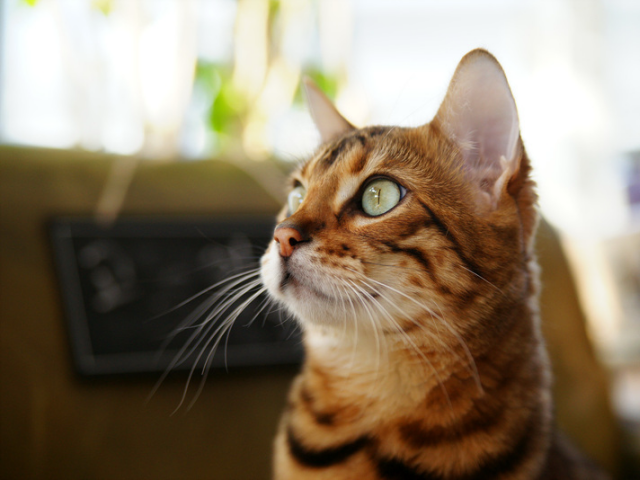
#> input picture pythonProject1/image_study/2022-06-23/cat.bmp, 640 x 480 px
$ jupyter execute '이미지_전처리_2022-06-23.ipynb'
#> lines starting #> are read from the running program, lines starting #| are printed output that depends on the picture
# 이미지 전처리 2022-06-23

[cell 1]
import sys

import cv2
import matplotlib.pyplot as plt
print(cv2.__version__)

## 이미지 불러올때 색상채널설정

[cell 2]
path = './cat.bmp'
img = cv2.imread(path)
#> img is the input picture: shape (480, 640, 3); mean B, G, R 104.5, 125.6, 140.8
img = cv2.cvtColor(img,cv2.COLOR_BGR2RGB)
plt.imshow(cv2.cvtColor(img,cv2.COLOR_BGR2RGB))
# cv2.imread(path,cv2.IMREAD_COLOR).shape
# cv2.imread(path,cv2.IMREAD_GRAYSCALE).shape
# cv2.imread(path,cv2.IMREAD_ANYCOLOR).shape
# cv2.imread(path,cv2.IMREAD_UNCHANGED).shape
# cv2.imread(path,cv2.IMREAD_LOAD_GDAL).shape

[cell 3]
plt.imshow(cv2.imread(path,cv2.IMREAD_REDUCED_COLOR_4))
#> figure, not shown here; B, G, R data is drawn as R, G, B

[cell 4]
plt.imshow(cv2.imread(path,cv2.IMREAD_REDUCED_GRAYSCALE_8))

[cell 5]
img = cv2.imread(path,cv2.IMREAD_COLOR)
print(img.shape)
#| (480, 640, 3)
print()
print(img.dtype)
#| uint8
print()
print(img.ndim)
#| 3
print()
print(img[0])
#> (printed output is left out)

## 이미지 자르기

[cell 6]
img_copy = img.copy()
img2 = img[40:180,30:150].copy()
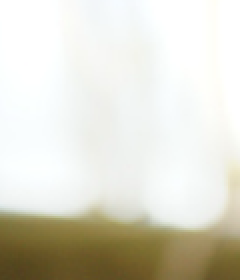
#> img2: shape (140, 120, 3) (shown 2 times larger); mean B, G, R 206, 218.5, 220.4
plt.imshow(img2)

## 이미지연결, 사이즈조절, 명암조절

[cell 7]
plt.imshow(cv2.hconcat([img,img_copy]))

[cell 8]
img_resize = cv2.resize(img,(64,64))
plt.imshow(img_resize)

[cell 9]
img_resize = cv2.resize(img,(64,64),interpolation=cv2.INTER_AREA)
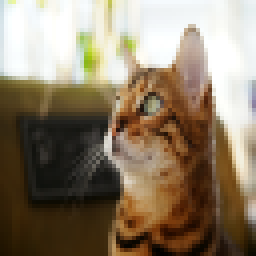
#> img_resize: shape (64, 64, 3) (shown 4 times larger); mean B, G, R 104.5, 125.6, 140.8
plt.imshow(img_resize)

### resize 할경우 인터폴레이팅 방법

[cell 10]
img_light = img + 50
img_dark = img - 50
plt.imshow(cv2.hconcat([img,img_light,img_dark]))

[cell 11]
print(img[100][0])
#| [218 212 199]
print(img_light[100][0])
#| [ 12   6 249]

light의 경우 값이 넘어가서 어두워진다.

반대로 dark는 낮아져 음수가되면 다시 밝아진다.

[cell 12]
import numpy as np
img_light = np.clip(img.astype('int32') + 50,0,255).astype('uint8')
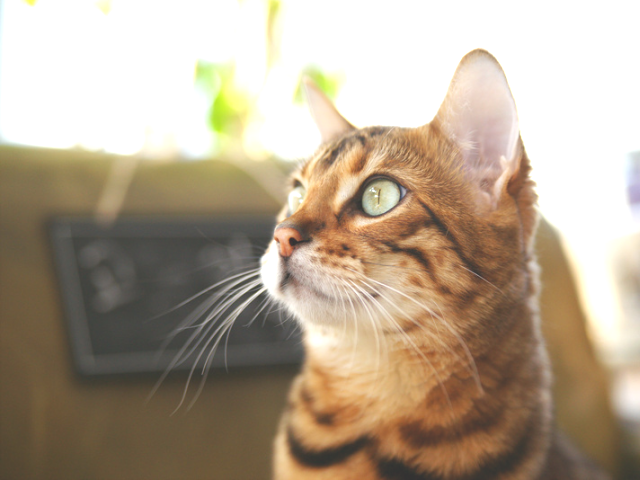
#> img_light: shape (480, 640, 3); mean B, G, R 144.1, 163.9, 179.4
img_dark = np.clip(img.astype('int32') - 50,0,255).astype('uint8')
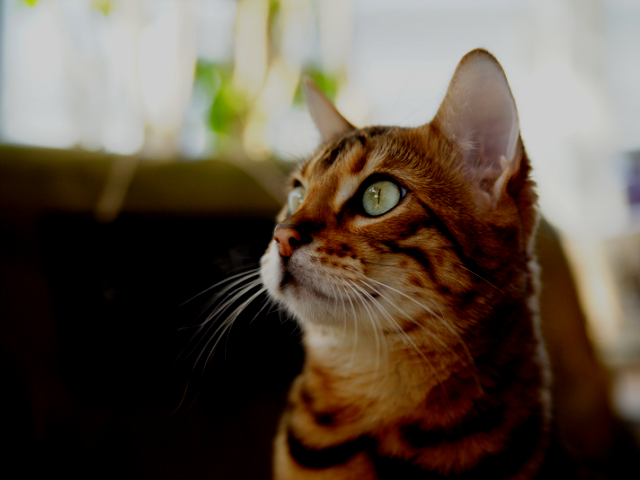
#> img_dark: shape (480, 640, 3); mean B, G, R 69.2, 81.9, 94
plt.imshow(cv2.hconcat([img,img_light,img_dark]))
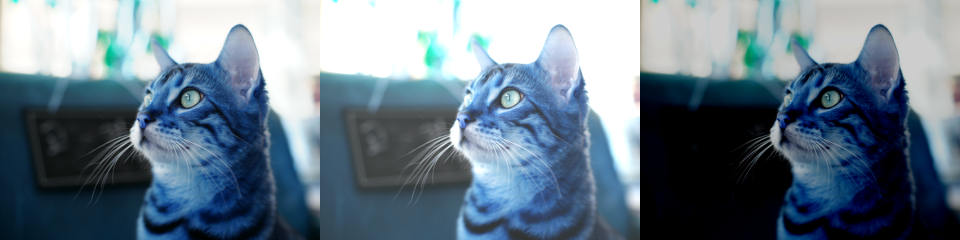
#> shown: shape (480, 1920, 3) (shown at 1/2 size); mean R, G, B 105.9, 123.8, 138

numpy.clip(array, min, max)

    array 내의 element들에 대해서

    min 값 보다 작은 값들을 min값으로 바꿔주고

    max 값 보다 큰 값들을 max값으로 바꿔주는 함수.

## 회전

[cell 13]
height, width, channel = img.shape
#> height = 480; width = 640; channel = 3
matrix = cv2.getRotationMatrix2D((width/2,height/2),45,1) # 변환행렬 : center,angle,scale
dst = cv2.warpAffine(img,matrix,(width,height))
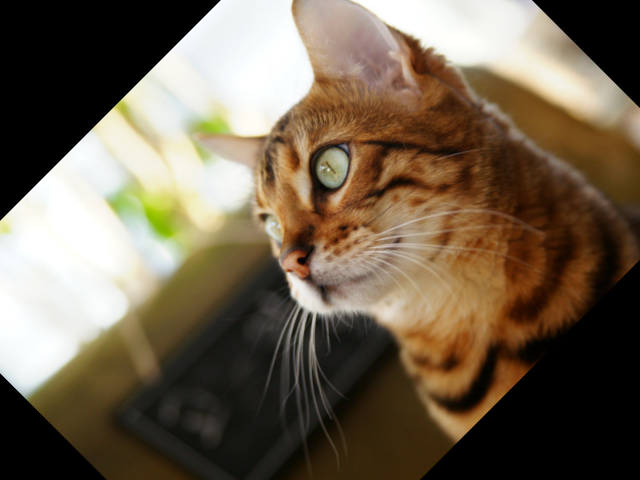
#> dst: shape (480, 640, 3); mean B, G, R 79.7, 98.4, 112.2
plt.imshow(dst)

## 상하좌우 반전

[cell 14]
plt.imshow(img)

[cell 15]
test = cv2.flip(img,0)
plt.imshow(test)

[cell 16]
test = cv2.flip(img,1)
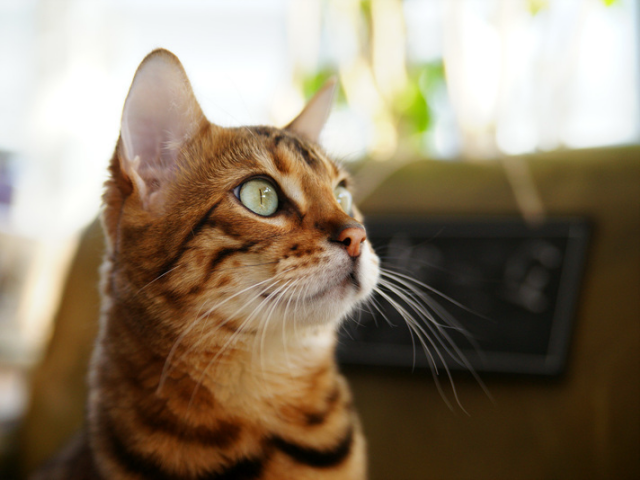
#> test: shape (480, 640, 3); mean B, G, R 104.5, 125.6, 140.8
plt.imshow(test)

[cell 17]
test = cv2.flip(img,-1)
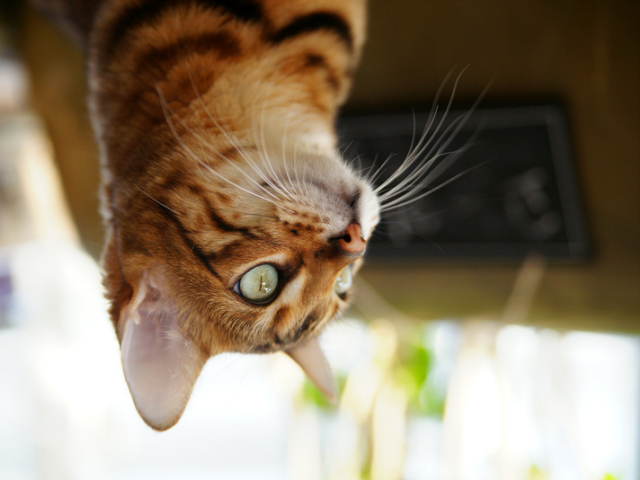
#> test: shape (480, 640, 3); mean B, G, R 104.5, 125.6, 140.8
plt.imshow(test)

## 컬러채널 조정

[cell 18]
plt.imshow(cv2.cvtColor(img,cv2.COLOR_RGB2GRAY))
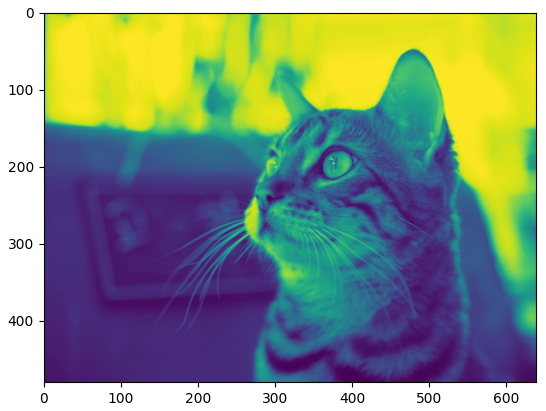
#> figure drawn by matplotlib, 1 panel

[cell 19]
plt.imshow(cv2.cvtColor(img,cv2.COLOR_RGB2HLS))
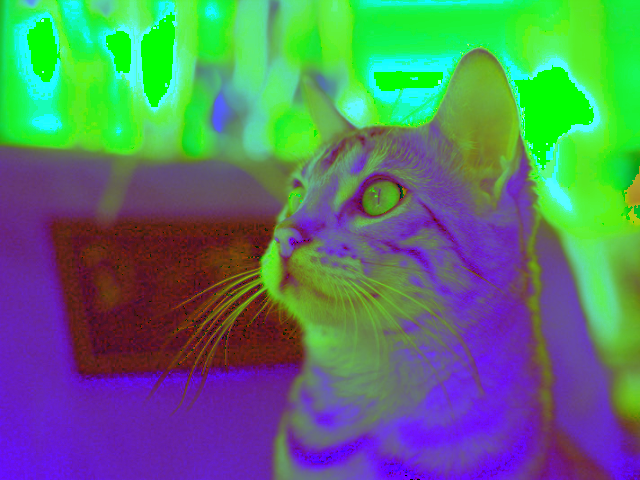
#> shown: shape (480, 640, 3); mean R, G, B 87.4, 123.1, 107.9
